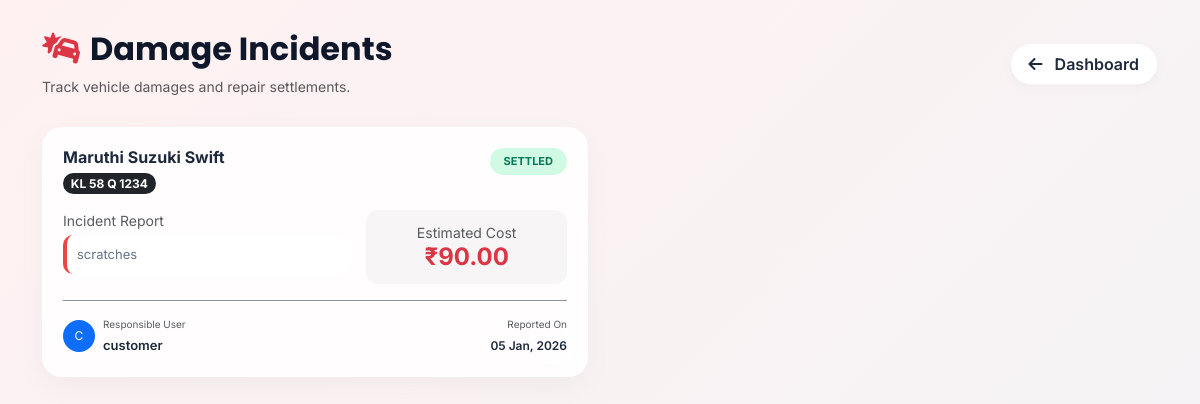
/my-vehicle-damages/ (signed in), run on an earlier commit of the app's database.
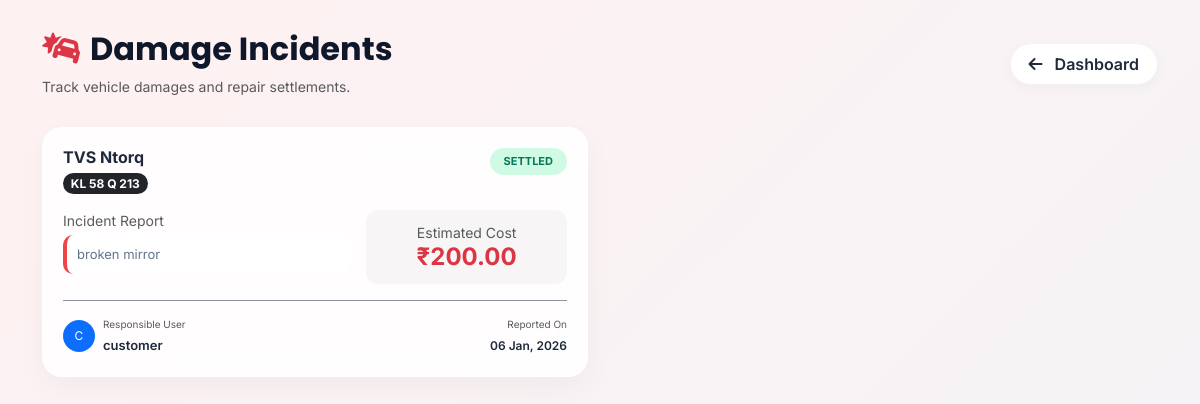
And on a later commit of the database.
### wheelzy_app/models.py (models this page shows, shortened)
class Booking(models.Model):
    STATUS_CHOICES = [
        ("payment_pending", "Payment Pending"),
        ("pending", "Pending"),
        ("confirmed", "Confirmed"),
        ("in_use", "In Use"),
        ("returned", "Returned"),
        ("damage_reported", "Damage Reported"),
        ("cancelled", "Cancelled"),
    ]
    user = models.ForeignKey(User, on_delete=models.CASCADE)
    vehicle = models.ForeignKey(Vehicle, on_delete=models.CASCADE)
    start_time = models.DateTimeField()
    end_time = models.DateTimeField()
    total_price = models.PositiveIntegerField(default=0)
    status = models.CharField(max_length=30, choices=STATUS_CHOICES, default="payment_pending")
    is_rent_paid = models.BooleanField(default=False)
    ordered_at = models.DateTimeField(auto_now_add=True)
    razorpay_order_id = models.CharField(max_length=255, blank=True, null=True)
    razorpay_payment_id = models.CharField(max_length=255, blank=True, null=True)
    razorpay_signature = models.CharField(max_length=255, blank=True, null=True)

class Vehicle(models.Model):
    VEHICLE_TYPES = (
        ("car", "Car"),
        ("bike", "Bike"),
    )
    owner = models.ForeignKey(
        User,
        on_delete=models.CASCADE,
        related_name="vehicles",
        null=True,
        blank=True
    )
    vehicle_name = models.CharField(max_length=255)
    vehicle_type = models.CharField(max_length=25, choices=VEHICLE_TYPES)
    number_plate = models.CharField(max_length=50, unique=True)
    price_per_hour = models.PositiveIntegerField()
    seats = models.PositiveIntegerField(blank=True)
    image = CloudinaryField('vehicle_images', blank=True, null=True)
    is_available = models.BooleanField(default=True)

class DamageReport(models.Model):
    booking = models.OneToOneField( Booking,on_delete=models.CASCADE,related_name="damage_report")
    vehicle = models.ForeignKey(Vehicle,on_delete=models.CASCADE,related_name="damage_reports",null=True,blank=True)
    reported_by = models.ForeignKey(User,on_delete=models.CASCADE,related_name="reported_damages")
    description = models.TextField()
    extra_charge = models.DecimalField(max_digits=8,decimal_places=2,default=0)
    is_paid = models.BooleanField(default=False)
    created_at = models.DateTimeField(auto_now_add=True)

### wheelzy_app/views.py (the view)
# urls.py: path('my-vehicle-damages/', views.owner_damage_list, name='owner_damage_list'),
@login_required
def owner_damage_list(request):
    damages = Booking.objects.filter(
        vehicle__owner=request.user,
        status="damage_reported"
    ).select_related('vehicle', 'user', 'damage_report').order_by('-id')
    return render(request, 'owner_damage_list.html', {'damages': damages})

### wheelzy_app/templates/owner_damage_list.html (shortened to what this page needs)
{% load static %}
<!DOCTYPE html>
<html lang="en">
<head>
    <link href="https://cdn.jsdelivr.net/npm/bootstrap@5.3.0/dist/css/bootstrap.min.css" rel="stylesheet">
    <link rel="stylesheet" href="https://cdnjs.cloudflare.com/ajax/libs/font-awesome/6.5.1/css/all.min.css">
</head>
<body>
<div class="container">
    <header class="top-nav d-flex justify-content-between align-items-center">
        <div>
            <h2 class="page-title"><i class="fa-solid fa-car-burst text-danger me-2"></i>Damage Incidents</h2>
            <p class="text-muted small mb-0">Track vehicle damages and repair settlements.</p>
        </div>
        <a href="{% url 'owner_dashboard' %}" class="btn-back-pill">
            <i class="fa-solid fa-arrow-left me-2"></i> Dashboard
        </a>
    </header>
    {% if damages %}
    <div class="row">
        {% for booking in damages %}
        <div class="col-lg-6">
            <div class="damage-card">
                <div class="d-flex justify-content-between align-items-start mb-3">
                    <div class="vehicle-info">
                        <h6>{{ booking.vehicle.vehicle_name }}</h6>
                        <span class="badge bg-dark rounded-pill">{{ booking.vehicle.number_plate }}</span>
                    </div>
                    <span class="status-pill {% if booking.damage_report.is_paid %}sp-paid{% else %}sp-unpaid{% endif %}">
                        {% if booking.damage_report.is_paid %}Settled{% else %}Pending Payment{% endif %}
                    </span>
                </div>
                <div class="row g-3 mb-3">
                    <div class="col-sm-7">
                        <small class="text-muted d-block mb-1">Incident Report</small>
                        <div class="damage-desc">
                            {{ booking.damage_report.description|default:"No detailed description provided." }}
                        </div>
                    </div>
                    <div class="col-sm-5">
                        <div class="cost-box">
                            <small class="text-muted d-block">Estimated Cost</small>
                            <h4 class="mb-0 text-danger fw-bold">₹{{ booking.damage_report.extra_charge }}</h4>
                        </div>
                    </div>
                </div>
                <hr class="my-3 opacity-50">
                <div class="d-flex justify-content-between align-items-center">
                    <div class="d-flex align-items-center">
                        <div class="bg-primary text-white rounded-circle d-flex align-items-center justify-content-center me-2" style="width: 32px; height: 32px; font-size: 12px;">
                            {{ booking.user.username|slice:":1"|upper }}
                        </div>
                        <div>
                            <small class="text-muted d-block" style="font-size: 10px;">Responsible User</small>
                            <span class="fw-semibold" style="font-size: 13px;">{{ booking.user.username }}</span>
                        </div>
                    </div>
                    <div class="text-end">
                        <small class="text-muted d-block" style="font-size: 10px;">Reported On</small>
                        <span class="fw-semibold" style="font-size: 12px;">{{ booking.damage_report.created_at|date:"d M, Y" }}</span>
                    </div>
                </div>
            </div>
        </div>
        {% endfor %}
    </div>
    {% else %}
    <div class="empty-state">
        <i class="fa-solid fa-shield-check fa-4x mb-3 opacity-20"></i>
        <h4>All Clear!</h4>
        <p>No damages have been reported for your fleet.</p>
    </div>
    {% endif %}
</div>
</body>
</html>

What changed in the data, as far as the page shows it:
removed Booking: vehicle.vehicle_name "Maruthi Suzuki Swift", vehicle.number_plate "KL 58 Q 1234", shows "SETTLED", damage_report.description "scratches", damage_report.extra_charge "90.00", user.username "C", user.username "customer", damage_report.created_at "05 Jan, 2026"
added Booking: vehicle.vehicle_name "TVS Ntorq", vehicle.number_plate "KL 58 Q 213", shows "SETTLED", damage_report.description "broken mirror", damage_report.extra_charge "200.00", user.username "C", user.username "customer", damage_report.created_at "06 Jan, 2026"
